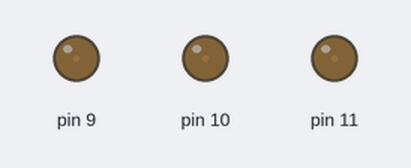
The sketch below on a simulated Arduino Uno, built with avr-gcc and run on an emulated ATmega328P. On the bench: output pins drawn as LEDs (lit = HIGH). What the sketch prints to the serial monitor is not drawn.

Above: at 0.05 s.
At 1.55 s:
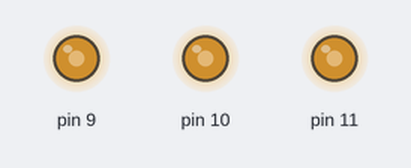
At 2.4 s:
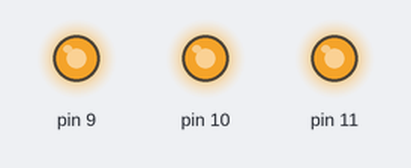
At 4.75 s:
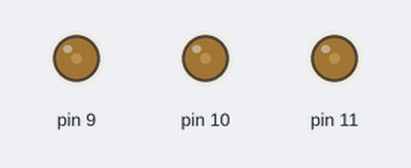
Timing chart, 0 to 6.9 s (numbered marks = the images above):
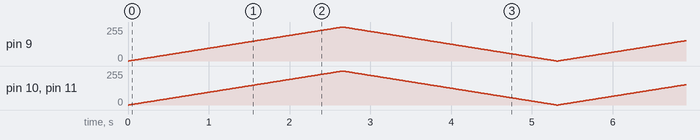

The sketch:

0.PWN_LED.ino
```cpp
void setup() {
  Serial.begin(9600);
  for (int i=9; i<=11; i++){
    pinMode(i,OUTPUT);
  }
}

void loop() {
  for(float a=0; a<255; a++){
    analogWrite(9,a);
    analogWrite(10,a);
    analogWrite(11,a);
//    float volt=map(a,0,255,0,5); //Konversi Nilai PWM ke volt dari 0-255 menjadi 0-5
    float volt = (5.0/255.0);
    float hasil = a * volt;

    Serial.println(hasil); // Menampilkan Hasil
    delay(10);
  }
  for(int a=255; a>=0; a--){
    analogWrite(9,a); // pin 3 lampu kuning
    analogWrite(10,a); // pin 3 lampu kuning
    analogWrite(11,a); // pin 3 lampu kuning
    float volt = (5.0/255.0);
    float hasil = a * volt;
//    Serial.print("volt :");
    Serial.println(hasil);
    delay(10);
  }
//  analogWrite(3,0);
//  delay(1000);
//  analogWrite(3,100);
//  delay(1000);
//  analogWrite(3,200);
//  delay(1000);
//  analogWrite(3,255);
//  delay(1000);
}
```
